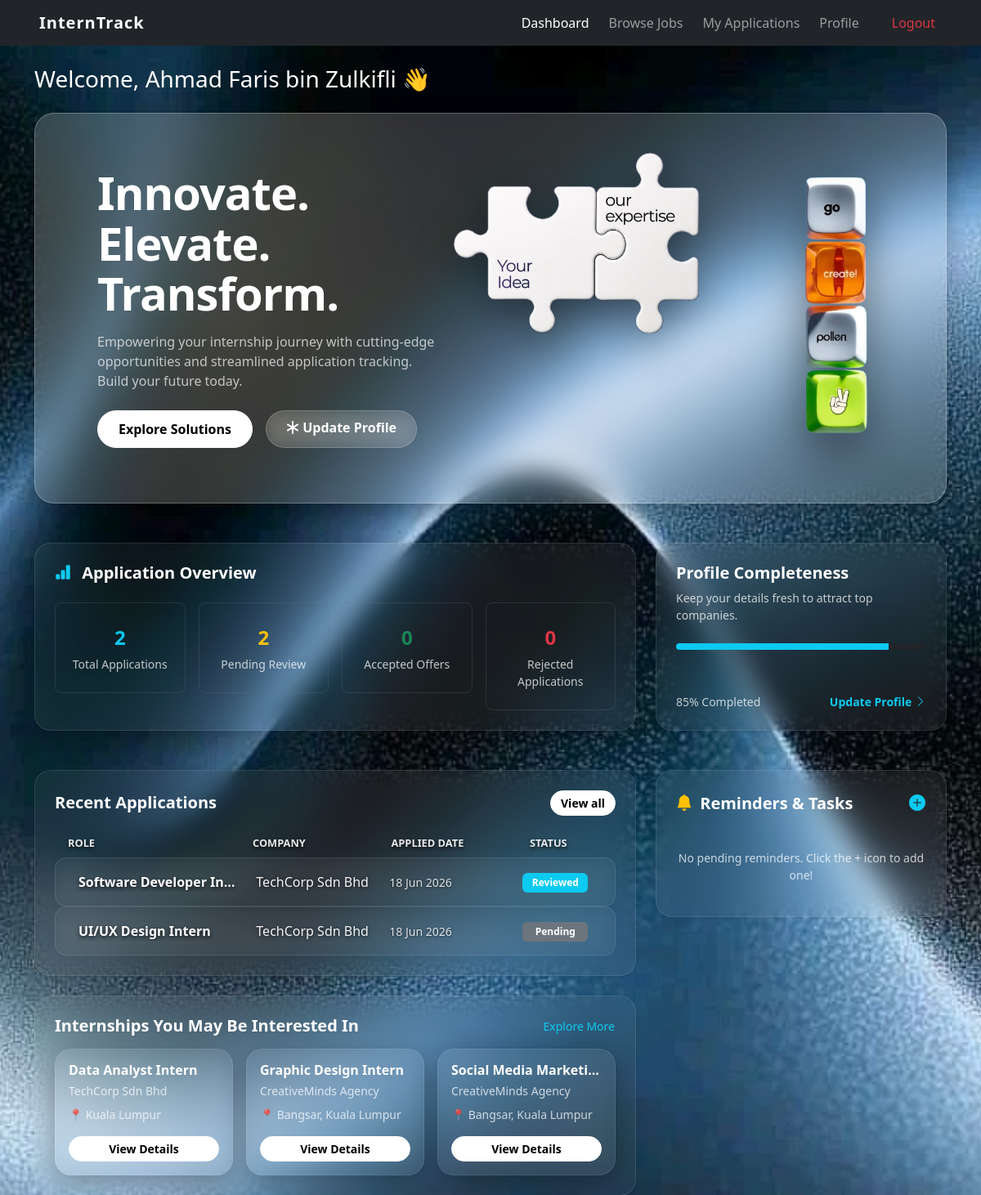
The page /student/dashboard.php (signed in) on the database its author committed.
### tables this page shows
CREATE TABLE `applications` (
  `id`           int(11)  NOT NULL,
  `student_id`   int(11)  NOT NULL,
  `job_id`       int(11)  NOT NULL,
  `cover_letter` text     DEFAULT NULL,
  `resume`       varchar(255) DEFAULT NULL,
  `status`       enum('pending','reviewed','accepted','rejected') DEFAULT 'pending',
  `notes`        text     DEFAULT NULL,
  `applied_at`   timestamp NOT NULL DEFAULT current_timestamp()
);

CREATE TABLE `jobs` (
  `id`          int(11)        NOT NULL,
  `company_id`  int(11)        NOT NULL,
  `title`       varchar(150)   NOT NULL,
  `description` text           DEFAULT NULL,
  `location`    varchar(100)   DEFAULT NULL,
  `field`       varchar(100)   DEFAULT NULL,
  `status`      enum('active','closed') DEFAULT 'active',
  `created_at`  timestamp      NOT NULL DEFAULT current_timestamp(),
  `allowance`   decimal(10,2)  DEFAULT 0.00
);

CREATE TABLE `users` (
  `id`              int(11)      NOT NULL,
  `name`            varchar(100) NOT NULL,
  `email`           varchar(100) NOT NULL,
  `password`        varchar(255) NOT NULL,
  `role`            enum('student','company','admin') NOT NULL,
  `phone`           varchar(20)  DEFAULT NULL,
  `bio`             text         DEFAULT NULL,
  `profile_picture` varchar(255) DEFAULT NULL,
  `description`     text         DEFAULT NULL,
  `website`         varchar(150) DEFAULT NULL,
  `resume`          varchar(255) DEFAULT NULL,
  `created_at`      timestamp    NOT NULL DEFAULT current_timestamp(),
  `approval_status` varchar(50)  DEFAULT 'pending',
  `academic_info`   text         DEFAULT NULL,
  `industry`        varchar(100) DEFAULT NULL,
  `skills`          text         DEFAULT NULL
);

### student/dashboard.php (the view, shortened to what this page needs)
<?php
include '../config/db_connect.php';
include '../includes/header.php';
include '../includes/navbar.php';
$student_id = $_SESSION['user_id'];
$sql_reminders = "SELECT r.id, r.task, r.due_date, r.app_id, j.title AS job_title, u.name AS company_name
                  FROM reminders r
                  LEFT JOIN applications a ON r.app_id = a.id
                  LEFT JOIN jobs j ON a.job_id = j.id
                  LEFT JOIN users u ON j.company_id = u.id
                  WHERE r.student_id = ?
                  ORDER BY r.due_date ASC";
$stmt_reminders = mysqli_prepare($conn, $sql_reminders);
mysqli_stmt_bind_param($stmt_reminders, "i", $student_id);
mysqli_stmt_execute($stmt_reminders);
$reminders = mysqli_stmt_get_result($stmt_reminders);
$stmt = mysqli_prepare($conn, "SELECT
    COUNT(*) AS total,
    SUM(status = 'pending') AS pending,
    SUM(status = 'reviewed') AS reviewed,
    SUM(status = 'accepted') AS accepted,
    SUM(status = 'rejected') AS rejected
    FROM applications WHERE student_id = ?");
mysqli_stmt_bind_param($stmt, "i", $student_id);
mysqli_stmt_execute($stmt);
$stats = mysqli_fetch_assoc(mysqli_stmt_get_result($stmt));
$stmt = mysqli_prepare($conn, "SELECT a.id, a.status, a.applied_at, j.title, u.name AS company_name
    FROM applications a
    JOIN jobs j ON a.job_id = j.id
    JOIN users u ON j.company_id = u.id
    WHERE a.student_id = ?
    ORDER BY a.applied_at DESC LIMIT 3");
mysqli_stmt_bind_param($stmt, "i", $student_id);
mysqli_stmt_execute($stmt);
$recent = mysqli_stmt_get_result($stmt);
$stmt_interest = mysqli_prepare($conn, "SELECT j.id, j.title, j.location, j.field, u.name AS company_name
    FROM jobs j
    JOIN users u ON j.company_id = u.id
    WHERE j.status = 'active' AND j.id NOT IN (
        SELECT job_id FROM applications WHERE student_id = ?
    )
    ORDER BY j.created_at DESC LIMIT 3");
mysqli_stmt_bind_param($stmt_interest, "i", $student_id);
mysqli_stmt_execute($stmt_interest);
$interest_jobs = mysqli_stmt_get_result($stmt_interest);
function status_badge($status) {
    $map = [
        'pending'     => 'secondary',
        'reviewed'    => 'info',
        'interviewed' => 'primary',
        'accepted'    => 'success',
        'rejected'    => 'danger',
    ];
    $class = $map[$status] ?? 'secondary';
    return "<span class=\" badge-uniform bg-$class\">" . htmlspecialchars(ucfirst($status)) . "</span>";
}
?>
<div class="container mt-4">
    <h3 class="mb-4 text-white">Welcome, <?= htmlspecialchars($_SESSION['name']) ?> 👋</h3>
    <div class="glass-hero mb-5">
        <div class="glass-hero-content row align-items-center justify-content-between">
        <div class="col-md-6 mb-4 mb-md-0" style="padding-left: 40px;">
            <h1 class="hero-title">Innovate.<br>Elevate.<br>Transform.</h1>
            <p class="hero-subtitle mt-3">Empowering your internship journey with cutting-edge opportunities and streamlined application tracking. Build your future today.</p>
            <div class="d-flex gap-3 mt-4">
                    <a href="browse.php" class="btn btn-glass-white rounded-pill">Explore Solutions</a>
                    <a href="profile.php" class="btn btn-glass-light-secondary rounded-pill px-4 py-2"><i class="bi bi-asterisk"></i> Update Profile</a>
            </div>
        </div>
        <div class="col-md-6">
            <div class="d-flex align-items-start justify-content-center justify-content-md-end gap-1" style="margin-right: -80px;">
                <img src="../assets/images/IMG_3342.PNG" alt="Your Idea Our Expertise" class="img-fluid hero-puzzle-img">
                <img src="../assets/images/homepage-logo.png" alt="Stacked Keys" class="img-fluid hero-stacked-keys">
            </div>
        </div>
    </div>
    </div>
    <div class="row g-4 mb-5">
        <div class="col-lg-8">
            <div class="card glass-card-light p-4 h-100" style="cursor: default;">
                <h5 class="fw-bold text-white mb-4"><i class="bi bi-bar-chart-fill text-info me-2"></i> Application Overview</h5>
                <div class="row g-3">
                    <div class="col-sm-6 col-md-3">
                        <div class="card text-center bg-transparent border border-secondary border-opacity-25 rounded-3 py-3 dashboard-card hover-lift" onclick="location.href='my_applications.php'" style="cursor: pointer;">
                            <div class="card-body py-2">
                                <div class="fs-4 text-info fw-bold mb-1"><?= (int)$stats['total'] ?></div>
                                <div class="small text-white-50">Total Applications</div>
                            </div>
                        </div>
                    </div>
                    <div class="col-sm-6 col-md-3">
                        <div class="card text-center bg-transparent border border-secondary border-opacity-25 rounded-3 py-3 dashboard-card hover-lift" onclick="location.href='my_applications.php?status=pending'" style="cursor: pointer;">
                            <div class="card-body py-2">
                                <div class="fs-4 text-warning fw-bold mb-1"><?= (int)($stats['pending'] + $stats['reviewed']) ?></div>
                                <div class="small text-white-50">Pending Review</div>
                            </div>
                        </div>
                    </div>
                    <div class="col-sm-6 col-md-3">
                        <div class="card text-center bg-transparent border border-secondary border-opacity-25 rounded-3 py-3 dashboard-card hover-lift" onclick="location.href='my_applications.php?status=accepted'" style="cursor: pointer;">
                            <div class="card-body py-2">
                                <div class="fs-4 text-success fw-bold mb-1"><?= (int)$stats['accepted'] ?></div>
                                <div class="small text-white-50">Accepted Offers</div>
                            </div>
                        </div>
                    </div>
                    <div class="col-sm-6 col-md-3">
                        <div class="card text-center bg-transparent border border-secondary border-opacity-25 rounded-3 py-3 dashboard-card hover-lift" onclick="location.href='my_applications.php?status=rejected'" style="cursor: pointer;">
                            <div class="card-body py-2">
                                <div class="fs-4 text-danger fw-bold mb-1"><?= (int)$stats['rejected'] ?></div>
                                <div class="small text-white-50">Rejected Applications</div>
                            </div>
                        </div>
                    </div>
                </div>
            </div>
        </div>
        <div class="col-lg-4">
            <div class="card shadow-sm glass-card-light h-100" style="cursor: default;">
                <div class="card-body p-4 d-flex flex-column justify-content-between">
                    <div>
                        <h5 class="fw-bold mb-2 text-white">Profile Completeness</h5>
                        <p class="small text-white-50 mb-4">Keep your details fresh to attract top companies.</p>
                        <div class="progress mb-3 bg-dark" style="height: 8px;">
                            <div class="progress-bar bg-info" role="progressbar" style="width: 85%;" aria-valuenow="85" aria-valuemin="0" aria-valuemax="100"></div>
                        </div>
                    </div>
                    <div class="d-flex justify-content-between align-items-center small mt-auto">
                        <span class="text-white-50">85% Completed</span>
                        <a href="profile.php" class="text-info fw-bold text-decoration-none">Update Profile <i class="bi bi-chevron-right"></i></a>
                    </div>
                </div>
            </div>
        </div>
    </div>
    <div class="row g-4">
        <div class="col-lg-8">
            <div class="card shadow-sm glass-card-light mb-4">
                <div class="card-body p-4">
                    <div class="d-flex justify-content-between align-items-center mb-3">
                        <h5 class="fw-bold mb-0 text-white">Recent Applications</h5>
                        <a href="my_applications.php" class="btn btn-sm btn-glass-white rounded-pill" style="padding: 0.25rem 0.75rem !important;">View all</a>
                    </div>
                    <?php if (mysqli_num_rows($recent) === 0): ?>
                        <div class="alert bg-transparent border border-secondary text-white-50 text-center py-4 my-2">You haven't applied to any internships yet.</div>
                    <?php else: ?>
                        <div class="row glass-table-header d-none d-md-flex mb-2 px-3 mt-4">
                            <div class="col-md-4">Role</div>
                            <div class="col-md-3">Company</div>
                            <div class="col-md-3">Applied Date</div>
                            <div class="col-md-2">Status</div>
                        </div>
                        <div class="d-flex flex-column">
                            <?php while ($row = mysqli_fetch_assoc($recent)): ?>
                                <div class="row glass-row-item-light align-items-center py-3 px-3 mx-0">
                                    <div class="col-md-4 glass-row-text-primary text-truncate fw-semibold">
                                        <?= htmlspecialchars($row['title']) ?>
                                    </div>
                                    <div class="col-md-3 glass-row-text-secondary text-truncate">
                                        <?= htmlspecialchars($row['company_name']) ?>
                                    </div>
                                    <div class="col-md-3 glass-row-text-muted small">
                                        <?= htmlspecialchars(date('d M Y', strtotime($row['applied_at']))) ?>
                                    </div>
                                    <div class="col-md-2 mt-2 mt-md-0">
                                        <?= status_badge($row['status']) ?>
                                    </div>
                                </div>
                            <?php endwhile; ?>
                        </div>
                    <?php endif; ?>
                </div>
            </div>
            <div class="card shadow-sm glass-card-light">
                <div class="card-body p-4">
                    <div class="d-flex justify-content-between align-items-center mb-3">
                        <h5 class="fw-bold mb-0 text-white">Internships You May Be Interested In</h5>
                        <a href="browse.php" class="btn btn-link btn-sm text-info p-0 text-decoration-none">Explore More</a>
                    </div>
                    <?php if (mysqli_num_rows($interest_jobs) === 0): ?>
                        <div class="text-white-50 small">No new vacancies available matching your interests.</div>
                    <?php else: ?>
                        <div class="row g-3">
                            <?php while ($job = mysqli_fetch_assoc($interest_jobs)): ?>
                                <div class="col-md-4">
                                    <div class="card h-100 glass-card-light">
                                        <div class="card-body p-3 d-flex flex-column">
                                            <h6 class="fw-bold mb-1 text-truncate text-white" title="<?= htmlspecialchars($job['title']) ?>"><?= htmlspecialchars($job['title']) ?></h6>
                                            <div class="text-white-50 small mb-2"><?= htmlspecialchars($job['company_name']) ?></div>
                                            <div class="small text-white-50 mb-3">
                                                <span>📍 <?= htmlspecialchars($job['location']) ?></span>
                                            </div>
                                            <a href="browse.php?id=<?= $job['id'] ?>" class="btn btn-sm btn-glass-white mt-auto w-100 rounded-pill" style="padding: 0.25rem 0.5rem !important;">View Details</a>
                                        </div>
                                    </div>
                                </div>
                            <?php endwhile; ?>
                        </div>
                    <?php endif; ?>
                </div>
            </div>
        </div>
        <div class="col-lg-4">
            <div class="card shadow-sm glass-card-light mb-4">
                <div class="card-body p-4">
                    <div class="d-flex justify-content-between align-items-center mb-3">
                        <h5 class="fw-bold mb-0 text-white"><i class="bi bi-bell-fill text-warning me-1"></i> Reminders & Tasks</h5>
                        <button type="button" class="btn btn-sm btn-link text-info p-0" data-bs-toggle="modal" data-bs-target="#addReminderModal" title="Add Reminder">
                            <i class="bi bi-plus-circle-fill fs-5 text-info"></i>
                        </button>
                    </div>
                    <div class="d-flex flex-column gap-2 mt-4">
                        <?php if (mysqli_num_rows($reminders) === 0): ?>
                            <div class="text-white-50 small text-center py-3">No pending reminders. Click the + icon to add one!</div>
                        <?php endif; ?>
                    </div>
                </div>
            </div>
        </div>
    </div>
</div>
<?php include '../includes/footer.php'; ?>

### rows shown on the page
applications: job.title "Software Developer In…", users.name "TechCorp Sdn Bhd", applied_at "18 Jun 2026", status "Reviewed"
applications: job.title "UI/UX Design Intern", users.name "TechCorp Sdn Bhd", applied_at "18 Jun 2026", status "Pending"
jobs: title "Data Analyst Intern", company.name "TechCorp Sdn Bhd", location "Kuala Lumpur"
jobs: title "Graphic Design Intern", company.name "CreativeMinds Agency", location "Bangsar, Kuala Lumpur"
jobs: title "Social Media Marketi…", company.name "CreativeMinds Agency", location "Bangsar, Kuala Lumpur"

### other values the page prints
$_SESSION['name'] "Ahmad Faris bin Zulkifli"
$stats['total'] "2"
$stats['pending'] + $stats['reviewed'] "2"
$stats['accepted'] "0"
$stats['rejected'] "0"
